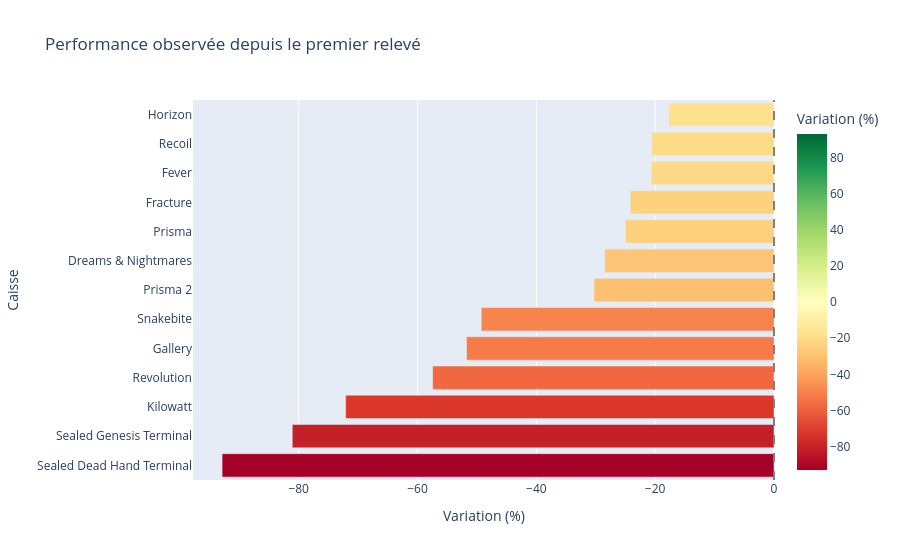

Notebook code cell kept with this figure:
### Markdown cell above
## 6. Classement des évolutions observées

Ce classement permet de repérer rapidement les hausses et baisses depuis le premier relevé disponible. Il ne tient pas compte du moment d'entrée dans l'historique : compare les dates de début dans le tableau précédent.

### Code cell
ranked = case_summary.sort_values("change_pct_since_first")
fig = px.bar(ranked, x="change_pct_since_first", y="case_name", orientation="h",
             color="change_pct_since_first", color_continuous_scale="RdYlGn", color_continuous_midpoint=0,
             title="Performance observée depuis le premier relevé",
             labels={"change_pct_since_first":"Variation (%)", "case_name":"Caisse"})
fig.add_vline(x=0, line_dash="dash", line_color="gray")
fig.show()

### Figure 1 — Plotly figure (JSON) as saved in the notebook; plotly's stock layout.template omitted (floating-point values rounded to 4 significant figures)
{"data": [{"hovertemplate": "Variation (%)=%{marker.color}<br>Caisse=%{y}<extra></extra>", "legendgroup": "", "marker": {"color": [-92.89, -81.08, -72.09, -57.45, -51.75, -49.28, -30.29, -28.48, -25.0, -24.19, -20.65, -20.59, -17.73], "coloraxis": "coloraxis", "pattern": {"shape": ""}}, "name": "", "orientation": "h", "showlegend": false, "textposition": "auto", "type": "bar", "x": [-92.89, -81.08, -72.09, -57.45, -51.75, -49.28, -30.29, -28.48, -25.0, -24.19, -20.65, -20.59, -17.73], "xaxis": "x", "y": ["Sealed Dead Hand Terminal", "Sealed Genesis Terminal", "Kilowatt", "Revolution", "Gallery", "Snakebite", "Prisma 2", "Dreams & Nightmares", "Prisma", "Fracture", "Fever", "Recoil", "Horizon"], "yaxis": "y"}], "layout": {"barmode": "relative", "coloraxis": {"autocolorscale": false, "cmid": 0, "colorbar": {"title": {"text": "Variation (%)"}}, "colorscale": [[0, "rgb(165,0,38)"], [0.1, "rgb(215,48,39)"], [0.2, "rgb(244,109,67)"], [0.3, "rgb(253,174,97)"], [0.4, "rgb(254,224,139)"], [0.5, "rgb(255,255,191)"], [0.6, "rgb(217,239,139)"], [0.7, "rgb(166,217,106)"], [0.8, "rgb(102,189,99)"], [0.9, "rgb(26,152,80)"], [1, "rgb(0,104,55)"]]}, "legend": {"tracegroupgap": 0}, "shapes": [{"line": {"color": "gray", "dash": "dash"}, "type": "line", "x0": 0, "x1": 0, "xref": "x", "y0": 0, "y1": 1, "yref": "y domain"}], "title": {"text": "Performance observée depuis le premier relevé"}, "xaxis": {"anchor": "y", "domain": [0, 1], "title": {"text": "Variation (%)"}}, "yaxis": {"anchor": "x", "domain": [0, 1], "title": {"text": "Caisse"}}}}
